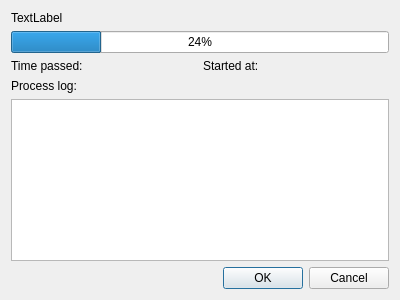
<?xml version="1.0" encoding="UTF-8"?>
<ui version="4.0">
 <class>Dialog</class>
 <widget class="QDialog" name="Dialog">
  <property name="geometry">
   <rect>
    <x>0</x>
    <y>0</y>
    <width>400</width>
    <height>300</height>
   </rect>
  </property>
  <property name="windowTitle">
   <string>Dialog</string>
  </property>
  <layout class="QGridLayout" name="gridLayout">
   <item row="5" column="0">
    <widget class="QTextBrowser" name="text_browser">
     <property name="lineWrapMode">
      <enum>QTextEdit::NoWrap</enum>
     </property>
    </widget>
   </item>
   <item row="6" column="0">
    <widget class="QDialogButtonBox" name="button_box">
     <property name="orientation">
      <enum>Qt::Horizontal</enum>
     </property>
     <property name="standardButtons">
      <set>QDialogButtonBox::Cancel|QDialogButtonBox::Ok</set>
     </property>
    </widget>
   </item>
   <item row="0" column="0">
    <widget class="QLabel" name="label">
     <property name="text">
      <string>TextLabel</string>
     </property>
    </widget>
   </item>
   <item row="3" column="0">
    <layout class="QHBoxLayout" name="horizontalLayout">
     <item>
      <widget class="QLabel" name="label_time_passed">
       <property name="text">
        <string>Time passed:</string>
       </property>
      </widget>
     </item>
     <item>
      <widget class="QLabel" name="label_started_at">
       <property name="text">
        <string>Started at:</string>
       </property>
      </widget>
     </item>
    </layout>
   </item>
   <item row="1" column="0">
    <widget class="QProgressBar" name="progress_bar">
     <property name="value">
      <number>24</number>
     </property>
     <property name="textVisible">
      <bool>true</bool>
     </property>
     <property name="invertedAppearance">
      <bool>false</bool>
     </property>
    </widget>
   </item>
   <item row="4" column="0">
    <widget class="QLabel" name="label_progress_log">
     <property name="text">
      <string>Process log:</string>
     </property>
    </widget>
   </item>
  </layout>
 </widget>
 <resources/>
 <connections>
  <connection>
   <sender>button_box</sender>
   <signal>accepted()</signal>
   <receiver>Dialog</receiver>
   <slot>accept()</slot>
   <hints>
    <hint type="sourcelabel">
     <x>248</x>
     <y>254</y>
    </hint>
    <hint type="destinationlabel">
     <x>157</x>
     <y>274</y>
    </hint>
   </hints>
  </connection>
  <connection>
   <sender>button_box</sender>
   <signal>rejected()</signal>
   <receiver>Dialog</receiver>
   <slot>reject()</slot>
   <hints>
    <hint type="sourcelabel">
     <x>316</x>
     <y>260</y>
    </hint>
    <hint type="destinationlabel">
     <x>286</x>
     <y>274</y>
    </hint>
   </hints>
  </connection>
 </connections>
</ui>
